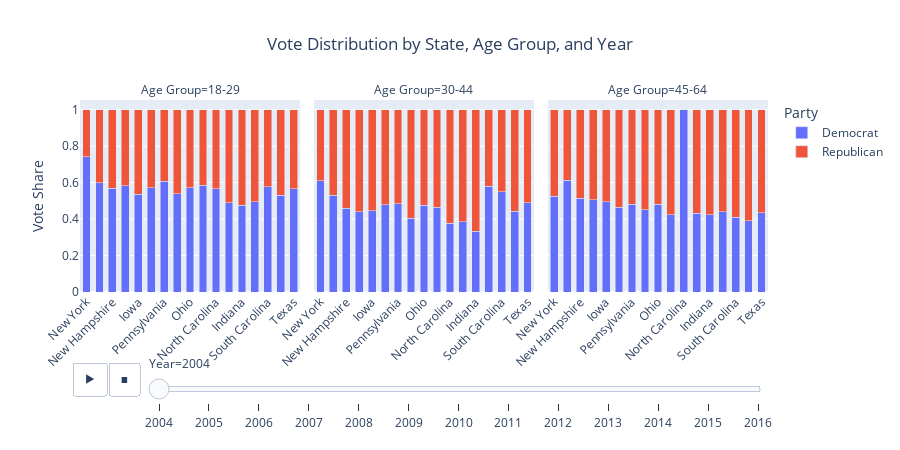

The notebook cell saved with this chart:
### Markdown cell above
### For all the years (interpolated data)

### Code cell
correlations.plot_vote_distribution(interpolate_data, age_groups, years)

### Figure 1 — Plotly figure (JSON) as saved in the notebook; plotly's stock layout.template omitted (floating-point values rounded to 4 significant figures)
{"data": [{"alignmentgroup": "True", "hovertemplate": "Party=Democrat<br>Year=2004<br>Age Group=18-29<br>=%{x}<br>Vote Share=%{y}<extra></extra>", "legendgroup": "Democrat", "marker": {"color": "#636efa", "pattern": {"shape": ""}}, "name": "Democrat", "offsetgroup": "Democrat", "orientation": "v", "showlegend": true, "textposition": "auto", "type": "bar", "x": ["New York", "California", "New Hampshire", "Wisconsin", "Iowa", "Nevada", "Pennsylvania", "Virginia", "Ohio", "Florida", "North Carolina", "Arizona", "Indiana", "Georgia", "South Carolina", "Kentucky", "Texas"], "xaxis": "x", "y": [0.7423, 0.5979, 0.57, 0.5816, 0.5354, 0.5714, 0.6061, 0.54, 0.5714, 0.5859, 0.5657, 0.4898, 0.4747, 0.4949, 0.5758, 0.53, 0.5657], "yaxis": "y"}, {"alignmentgroup": "True", "hovertemplate": "Party=Democrat<br>Year=2004<br>Age Group=30-44<br>=%{x}<br>Vote Share=%{y}<extra></extra>", "legendgroup": "Democrat", "marker": {"color": "#636efa", "pattern": {"shape": ""}}, "name": "Democrat", "offsetgroup": "Democrat", "orientation": "v", "showlegend": false, "textposition": "auto", "type": "bar", "x": ["New York", "California", "New Hampshire", "Wisconsin", "Iowa", "Nevada", "Pennsylvania", "Virginia", "Ohio", "Florida", "North Carolina", "Arizona", "Indiana", "Georgia", "South Carolina", "Kentucky", "Texas"], "xaxis": "x2", "y": [0.61, 0.5306, 0.4592, 0.44, 0.4444, 0.4796, 0.4848, 0.404, 0.4747, 0.4646, 0.3776, 0.3838, 0.3333, 0.58, 0.55, 0.4433, 0.4898], "yaxis": "y2"}, {"alignmentgroup": "True", "hovertemplate": "Party=Democrat<br>Year=2004<br>Age Group=45-64<br>=%{x}<br>Vote Share=%{y}<extra></extra>", "legendgroup": "Democrat", "marker": {"color": "#636efa", "pattern": {"shape": ""}}, "name": "Democrat", "offsetgroup": "Democrat", "orientation": "v", "showlegend": false, "textposition": "auto", "type": "bar", "x": ["New York", "California", "New Hampshire", "Wisconsin", "Iowa", "Nevada", "Pennsylvania", "Virginia", "Ohio", "Florida", "North Carolina", "Arizona", "Indiana", "Georgia", "South Carolina", "Kentucky", "Texas"], "xaxis": "x3", "y": [0.5253, 0.6122, 0.5152, 0.5051, 0.4949, 0.4646, 0.48, 0.45, 0.48, 0.4242, 1, 0.433, 0.4242, 0.44, 0.41, 0.39, 0.4343], "yaxis": "y3"}, {"alignmentgroup": "True", "hovertemplate": "Party=Republican<br>Year=2004<br>Age Group=18-29<br>=%{x}<br>Vote Share=%{y}<extra></extra>", "legendgroup": "Republican", "marker": {"color": "#EF553B", "pattern": {"shape": ""}}, "name": "Republican", "offsetgroup": "Republican", "orientation": "v", "showlegend": true, "textposition": "auto", "type": "bar", "x": ["New York", "California", "New Hampshire", "Wisconsin", "Iowa", "Nevada", "Pennsylvania", "Virginia", "Ohio", "Florida", "North Carolina", "Arizona", "Indiana", "Georgia", "South Carolina", "Kentucky", "Texas"], "xaxis": "x", "y": [0.2577, 0.4021, 0.43, 0.4184, 0.4646, 0.4286, 0.3939, 0.46, 0.4286, 0.4141, 0.4343, 0.5102, 0.5253, 0.5051, 0.4242, 0.47, 0.4343], "yaxis": "y"}, {"alignmentgroup": "True", "hovertemplate": "Party=Republican<br>Year=2004<br>Age Group=30-44<br>=%{x}<br>Vote Share=%{y}<extra></extra>", "legendgroup": "Republican", "marker": {"color": "#EF553B", "pattern": {"shape": ""}}, "name": "Republican", "offsetgroup": "Republican", "orientation": "v", "showlegend": false, "textposition": "auto", "type": "bar", "x": ["New York", "California", "New Hampshire", "Wisconsin", "Iowa", "Nevada", "Pennsylvania", "Virginia", "Ohio", "Florida", "North Carolina", "Arizona", "Indiana", "Georgia", "South Carolina", "Kentucky", "Texas"], "xaxis": "x2", "y": [0.39, 0.4694, 0.5408, 0.56, 0.5556, 0.5204, 0.5152, 0.596, 0.5253, 0.5354, 0.6224, 0.6162, 0.6667, 0.42, 0.45, 0.5567, 0.5102], "yaxis": "y2"}, {"alignmentgroup": "True", "hovertemplate": "Party=Republican<br>Year=2004<br>Age Group=45-64<br>=%{x}<br>Vote Share=%{y}<extra></extra>", "legendgroup": "Republican", "marker": {"color": "#EF553B", "pattern": {"shape": ""}}, "name": "Republican", "offsetgroup": "Republican", "orientation": "v", "showlegend": false, "textposition": "auto", "type": "bar", "x": ["New York", "California", "New Hampshire", "Wisconsin", "Iowa", "Nevada", "Pennsylvania", "Virginia", "Ohio", "Florida", "North Carolina", "Arizona", "Indiana", "Georgia", "South Carolina", "Kentucky", "Texas"], "xaxis": "x3", "y": [0.4747, 0.3878, 0.4848, 0.4949, 0.5051, 0.5354, 0.52, 0.55, 0.52, 0.5758, 0, 0.567, 0.5758, 0.56, 0.59, 0.61, 0.5657], "yaxis": "y3"}], "layout": {"annotations": [{"font": {}, "showarrow": false, "text": "Age Group=18-29", "x": 0.16, "xanchor": "center", "xref": "paper", "y": 1, "yanchor": "bottom", "yref": "paper"}, {"font": {}, "showarrow": false, "text": "Age Group=30-44", "x": 0.5, "xanchor": "center", "xref": "paper", "y": 1, "yanchor": "bottom", "yref": "paper"}, {"font": {}, "showarrow": false, "text": "Age Group=45-64", "x": 0.84, "xanchor": "center", "xref": "paper", "y": 1, "yanchor": "bottom", "yref": "paper"}], "bargap": 0.4, "barmode": "stack", "height": 450, "legend": {"title": {"text": "Party"}, "tracegroupgap": 0}, "sliders": [{"active": 0, "currentvalue": {"prefix": "Year="}, "len": 0.9, "pad": {"b": 10, "t": 60}, "steps": [{"args": [["2004"], {"frame": {"duration": 0, "redraw": true}, "fromcurrent": true, "mode": "immediate", "transition": {"duration": 0, "easing": "linear"}}], "label": "2004", "method": "animate"}, {"args": [["2005"], {"frame": {"duration": 0, "redraw": true}, "fromcurrent": true, "mode": "immediate", "transition": {"duration": 0, "easing": "linear"}}], "label": "2005", "method": "animate"}, {"args": [["2006"], {"frame": {"duration": 0, "redraw": true}, "fromcurrent": true, "mode": "immediate", "transition": {"duration": 0, "easing": "linear"}}], "label": "2006", "method": "animate"}, {"args": [["2007"], {"frame": {"duration": 0, "redraw": true}, "fromcurrent": true, "mode": "immediate", "transition": {"duration": 0, "easing": "linear"}}], "label": "2007", "method": "animate"}, {"args": [["2008"], {"frame": {"duration": 0, "redraw": true}, "fromcurrent": true, "mode": "immediate", "transition": {"duration": 0, "easing": "linear"}}], "label": "2008", "method": "animate"}, {"args": [["2009"], {"frame": {"duration": 0, "redraw": true}, "fromcurrent": true, "mode": "immediate", "transition": {"duration": 0, "easing": "linear"}}], "label": "2009", "method": "animate"}, {"args": [["2010"], {"frame": {"duration": 0, "redraw": true}, "fromcurrent": true, "mode": "immediate", "transition": {"duration": 0, "easing": "linear"}}], "label": "2010", "method": "animate"}, {"args": [["2011"], {"frame": {"duration": 0, "redraw": true}, "fromcurrent": true, "mode": "immediate", "transition": {"duration": 0, "easing": "linear"}}], "label": "2011", "method": "animate"}, {"args": [["2012"], {"frame": {"duration": 0, "redraw": true}, "fromcurrent": true, "mode": "immediate", "transition": {"duration": 0, "easing": "linear"}}], "label": "2012", "method": "animate"}, {"args": [["2013"], {"frame": {"duration": 0, "redraw": true}, "fromcurrent": true, "mode": "immediate", "transition": {"duration": 0, "easing": "linear"}}], "label": "2013", "method": "animate"}, {"args": [["2014"], {"frame": {"duration": 0, "redraw": true}, "fromcurrent": true, "mode": "immediate", "transition": {"duration": 0, "easing": "linear"}}], "label": "2014", "method": "animate"}, {"args": [["2015"], {"frame": {"duration": 0, "redraw": true}, "fromcurrent": true, "mode": "immediate", "transition": {"duration": 0, "easing": "linear"}}], "label": "2015", "method": "animate"}, {"args": [["2016"], {"frame": {"duration": 0, "redraw": true}, "fromcurrent": true, "mode": "immediate", "transition": {"duration": 0, "easing": "linear"}}], "label": "2016", "method": "animate"}], "x": 0.1, "xanchor": "left", "y": 0, "yanchor": "top"}], "title": {"text": "Vote Distribution by State, Age Group, and Year", "x": 0.5}, "updatemenus": [{"buttons": [{"args": [null, {"frame": {"duration": 500, "redraw": true}, "fromcurrent": true, "mode": "immediate", "transition": {"duration": 500, "easing": "linear"}}], "label": "&#9654;", "method": "animate"}, {"args": [[null], {"frame": {"duration": 0, "redraw": true}, "fromcurrent": true, "mode": "immediate", "transition": {"duration": 0, "easing": "linear"}}], "label": "&#9724;", "method": "animate"}], "direction": "left", "pad": {"r": 10, "t": 70}, "showactive": false, "type": "buttons", "x": 0.1, "xanchor": "right", "y": 0, "yanchor": "top"}], "xaxis": {"anchor": "y", "domain": [0, 0.32], "tickangle": -45, "title": {"text": ""}}, "xaxis2": {"anchor": "y2", "domain": [0.34, 0.66], "matches": "x", "tickangle": -45, "title": {"text": ""}}, "xaxis3": {"anchor": "y3", "domain": [0.68, 1.0], "matches": "x", "tickangle": -45, "title": {"text": ""}}, "yaxis": {"anchor": "x", "domain": [0, 1], "title": {"text": "Vote Share"}}, "yaxis2": {"anchor": "x2", "domain": [0, 1], "matches": "y", "showticklabels": false}, "yaxis3": {"anchor": "x3", "domain": [0, 1], "matches": "y", "showticklabels": false}}}
